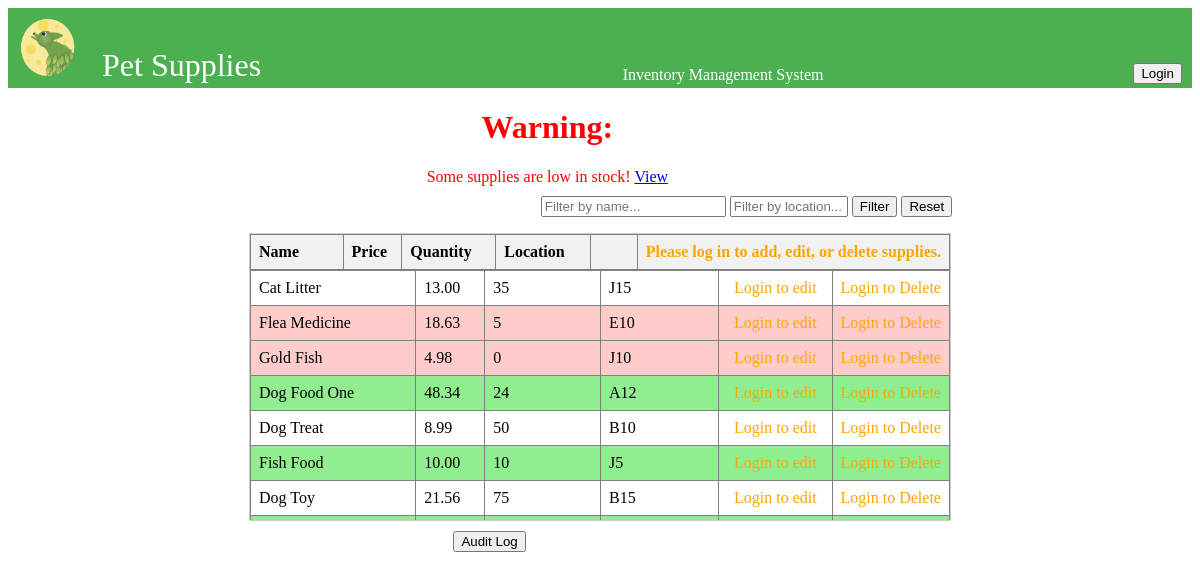
The app's page /, older data.
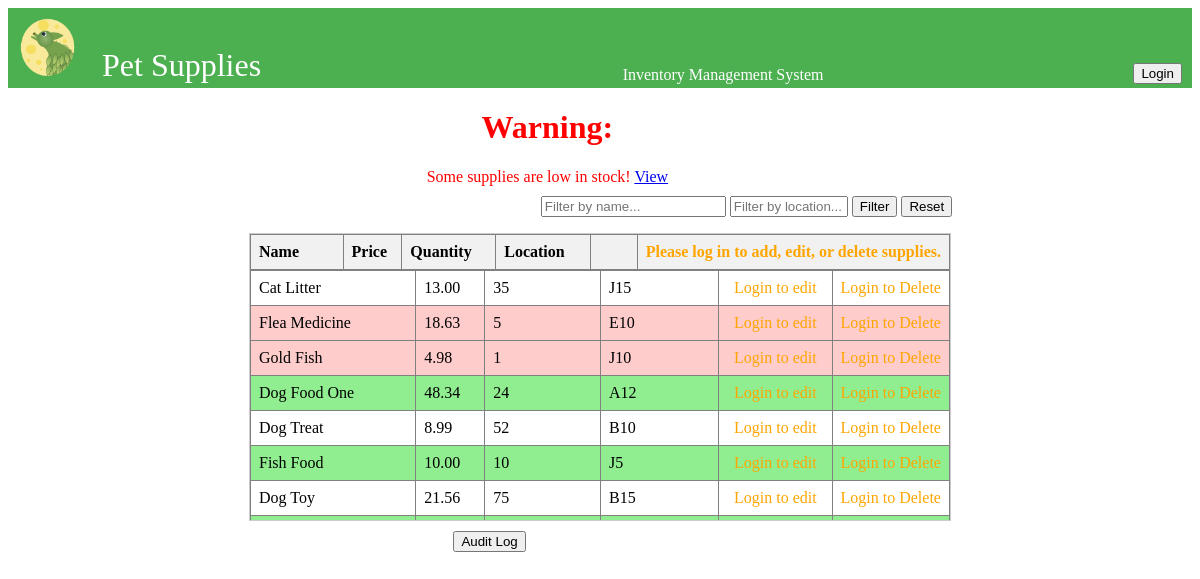
The same page, newer data.
### inventory/models.py (models this page shows, shortened)
class Supply(models.Model):
    name = models.CharField(max_length=255, primary_key=True)
    price = models.FloatField()
    quantity = models.IntegerField()
    location = models.CharField(max_length=255)
    reorder_point = models.PositiveIntegerField(default=5)

### inventory/views.py (the view, shortened to what this page needs)
# urls.py: path('', views.index, name='index'),  # Main page
def index(request):
    location_query = request.GET.get('location', '')
    name_query = request.GET.get('name', '')
    low_stock = request.GET.get('low_stock', False)
    supplies = Supply.objects.all()
    if low_stock:
        supplies = supplies.filter(quantity__lt=6)
    if location_query:
        supplies = supplies.filter(location__icontains=location_query)
    if name_query:
        supplies = supplies.filter(name__icontains=name_query)
    low_stock_items = Supply.objects.filter(quantity__lte=models.F('reorder_point'))
    low_stock_items_exist = low_stock_items.exists()
    context = {
        'supplies': supplies,
        'low_stock_items': low_stock_items,
        'location_query': location_query,
        'name_query': name_query,
        'low_stock_items_exist': low_stock_items_exist,
    }
    return render(request, 'inventory/index.html', context)

### inventory/templates/inventory/index.html (shortened to what this page needs)
{% load static %}
<!DOCTYPE html>
<html lang="en">
<head>
    <link rel="stylesheet" href="{% static 'css/styles.css' %}">
</head>
<body>
    <div class="header-container">
        <table class = "nav_tab">
            <tr>
                <td>
    <img src="{% static 'icons/TLeafLogo2sm.png' %}" alt="T Leaf Logo">
</td>
 <td class = "pet">
    <div class = "head">
        Pet Supplies
        </div>
    </td>
<td class = "warn2">
    <center>
 Inventory Management System
</center>
</td>
<td class = "login">
    <a href="{% url 'login' %}"><button type="button">Login</button></a>
</td>
</tr>
</table>
</div>
{% if low_stock_items %}
    <div class='warning' style="color: red;">
        <center>
            <strong><h1>Warning:</h1></strong> Some supplies are low in stock!
            <a href="{% url 'index' %}?low_stock=true" class="filter-button">View</a>
        </center>
    </div>
{% else %}
    <div style="color: rgb(0, 0, 0);">
        <center>All supplies are adequately stocked.</center>
    </div>
{% endif %}
    <div class="filter">
        <form method="get" style="margin-bottom: 1rem;">
            <input type="text" name="name" placeholder="Filter by name..." value="{{ name_query }}">
            <input type="text" name="location" placeholder="Filter by location..." value="{{ location_query }}" style="width: 110px;">
            <button type="submit">Filter</button>
            <a href="{% url 'index' %}"><button type="button">Reset</button></a>
        </form>
    </div>
    <center>
<div class="table-container">
    <div class="table-header">
        <table border="1" class="data_tab">
            <thead>
                <tr>
                    <th class="name_head">Name</th>
                    <th class="Price_head">Price</th>
                    <th class="Quan_head">Quantity</th>
                    <th class="loc_head">Location</th>
                    <th class="edit_head"></th>
                   <th class="del_head">
                    <center>{% if user.is_authenticated %}
                        <a href="{% url 'add_supply' %}">
                            <button type="button">Add</button>
                        </a>
                        {% else %}
                        <div style="color: orange;">
                            <strong>Please log in to add, edit, or delete supplies.</strong>
                        </div>
                        {% endif %}</center>
                    </th>
                </tr>
            </thead>
        </table>
    </div>
    <div class="table-body">
        <table border="1" class="data_tab">
            <tbody>
                {% for supply in supplies %}
                <tr {% if supply.quantity < 6 %}style="background-color: #ffcccc;"{% endif %}>
                    <td class="name_row">{{ supply.name }}</td>
                    <td class="Price_row" onclick="editField(this, 'price', '{{ supply.name }}')">
                        <span class="display">{{ supply.price|floatformat:2 }}</span>
                    </td>
                    <td class="Quan_row">{{ supply.quantity }}</td>
                    <td class="loc_row" onclick="editField(this, 'location', '{{ supply.name }}')">
                        <span class="display">{{ supply.location }}</span>
                    </td>
                    <td class='edit_button'>
                        <center>
                            {% if user.is_authenticated %}
                                <a href="{% url 'edit_supply' supply.name %}"><button type="button">Edit</button></a>
                            {% else %}
                                <span style="color: orange;">Login to edit</span>
                            {% endif %}
                        </center>
                    </td>
                    <td class='Del_button'>
                        <form action="{% url 'delete_supply' supply.name %}" method="post" style="display:inline;" onsubmit="return confirmDelete();">
                            {% if user.is_authenticated %}
                                <button type="submit">Delete</button>
                            {% else %}
                                <span style="color: orange;">Login to Delete</span>
                            {% endif %}
                        </form>
                    </td>
                </tr>
                {% empty %}
                <tr>
                    <td colspan="5">No supplies available.</td>
                </tr>
                {% endfor %}
            </tbody>
        </table>
    </div>
</div>
</center>
<table class = "bottom_nav">
    <tr>
        <td>
</td>
<td class = "blank"><a href="{% url 'audit_log' %}"><button type="button">Audit Log</button></a> </td>
<td class = "export">
</td>
</tr>
</table>
</body>
</html>

### inventory/static/css/styles.css (style rules this page uses)
.header-container { background-color: #4CAF50; align-items: center; height: 80px; color: white; text-align: center; }
.header-container img { width: 60px; height: auto; margin-right: 1px; }
.nav_tab { width: 100%; height: 50px; }
.nav_tab th, td, p { vertical-align: bottom; }
.pet { font-size: 2em; vertical-align: bottom; width: 20%; }
.bottom_nav { width: 700px; margin: auto; }
.blank { width: 450px; }
.export { width:5%; }
.warn2 { width:70%; }
.warning { width: 250px; margin: auto; margin-bottom: 10px; }
.edit_button { width:10%; }
.head { margin-right: auto; margin-left: 5px; vertical-align: top; }
.table-container { max-height: 300px; overflow-y: auto; width: 700px; border: 1px solid #ccc; }
.table-header { background-color: #f1f1f1; position: sticky; width: 700px; top: 0; z-index: 10; }
.table-body { width: 700px; max-height: 250px; overflow-y: auto; }
.data_tab { border-collapse: collapse; margin-right: auto; margin-left: auto; }
.data_tab th, td { text-align: left; padding: 8px; }
.data_tab tr:nth-child(even) { background-color: Lightgreen; }
.filter { margin-left: 45%; }
.warning { margin-left:35%; }
.name_head { width: 162px; }
.name_row { width: 160px; }
.Price_head { width: 57px; }
.Price_row { width: 56px; }
.Quan_head { width:115px; }
.Quan_row { width:120px; }
.loc_row { width:120px; }
.loc_head { width:119px; }
.edit_head { width:103px; }
.edit_button { width:100px; }
.Del_button { width:60px; }
.del_head { width:77px; }

### inventory/templates/inventory/index.html (style rules this page uses)
.data_tab th, .data_tab td { overflow: hidden; text-overflow: ellipsis; white-space: nowrap; }

Row changes from the older to the newer data that the page shows:
changed Supply "Gold Fish": quantity "0" → "1"
changed Supply "Dog Treat": quantity "50" → "52"
